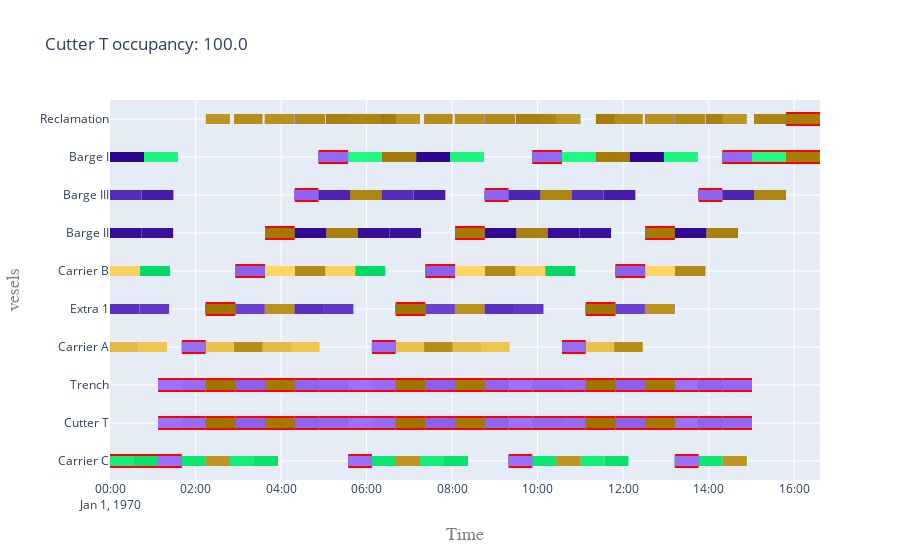

This figure's notebook cell:
### Code cell
i = 5 # many barges: close to 100% cutter config, small cost, fast delivery
vessels = results[i]['vessels']
activities = results[i]['activities']
sites = results[i]['sites']

cutter = vessels[cutter_name]
  
my_objects = list(vessels.values()) + list(sites.values())
my_activities = list(activities.values())
my_log = CpLog(list_objects=my_objects, list_activities=my_activities)
dependencies = my_log.get_dependencies_model_based()
# dependencies = my_log.get_dependencies_log_based()
cp = my_log.mark_critical_activities(dependencies)
df = occupancy_analysis(vessels, cutter, activities,vessel_cost)

t = f'{cutter_name} occupancy: ' + str(df.loc[cutter_name]['occupancy [%]'])
fig = get_gantt_chart(concepts=my_objects, critical_path=cp, id_map=activities, title=t, legend=False, ylabel='vesels')
